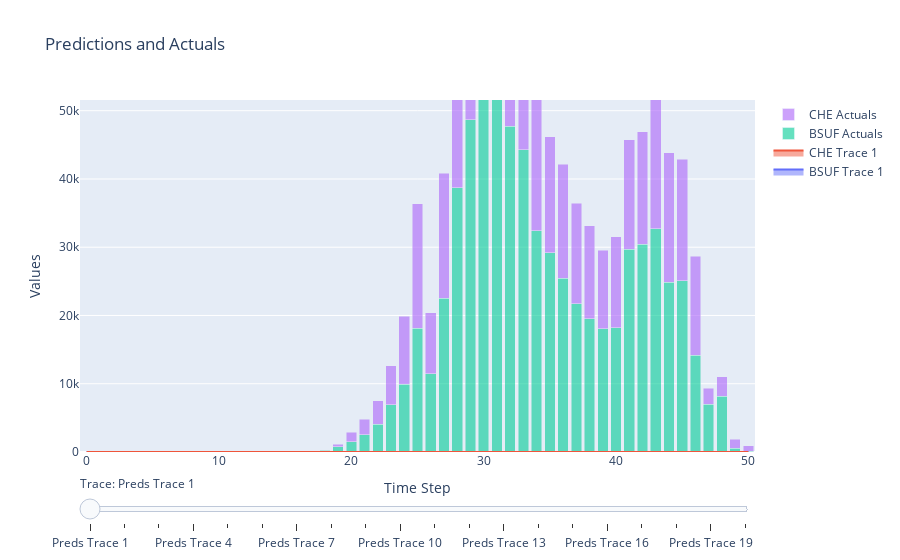

The notebook cell saved with this chart:
### Code cell
fig7 = graphs.graph_harvest_stacked(year_preds_by_class,year_actuals_by_class,classes)
fig7.show()

### Figure 1 — Plotly figure (JSON) as saved in the notebook; plotly's stock layout.template omitted (floating-point values rounded to 4 significant figures)
{"data": [{"mode": "lines", "name": "BSUF Trace 1", "stackgroup": "group0", "type": "scatter", "visible": true, "x": [0, 1, 2, 3, 4, 5, 6, 7, 8, 9, 10, 11, 12, 13, 14, 15, 16, 17, 18, 19, 20, 21, 22, 23, 24, 25, 26, 27, 28, 29, 30, 31, 32, 33, 34, 35, 36, 37, 38, 39, 40, 41, 42, 43, 44, 45, 46, 47, 48, 49, 50], "y": [0.0, 0.0, 0.0, 0.0, 0.0, 0.0, 0.0, 0.0, 0.0, 0.0, 0.0, 0.0, 0.0, 0.0, 0.0, 0.0, 0.0, 0.0, 0.0, 0.0, 0.0, 0.0, 0.0, 0.0, 0.0, 0.0, 0.0, 0.0, 0.0, 0.0, 0.0, 0.0, 0.0, 0.0, 0.0, 0.0, 0.0, 0.0, 0.0, 0.0, 0.0, 0.0, 0.0, 0.0, 0.0, 0.0, 0.0, 0.0, 0.0, 0.0, 0.0]}, {"mode": "lines", "name": "CHE Trace 1", "stackgroup": "group0", "type": "scatter", "visible": true, "x": [0, 1, 2, 3, 4, 5, 6, 7, 8, 9, 10, 11, 12, 13, 14, 15, 16, 17, 18, 19, 20, 21, 22, 23, 24, 25, 26, 27, 28, 29, 30, 31, 32, 33, 34, 35, 36, 37, 38, 39, 40, 41, 42, 43, 44, 45, 46, 47, 48, 49, 50], "y": [0.0, 0.0, 0.0, 0.0, 0.0, 0.0, 0.0, 0.0, 0.0, 0.0, 0.0, 0.0, 0.0, 0.0, 0.0, 0.0, 0.0, 0.0, 0.0, 0.0, 0.0, 0.0, 0.0, 0.0, 0.0, 0.0, 0.0, 0.0, 0.0, 0.0, 0.0, 0.0, 0.0, 0.0, 0.0, 0.0, 0.0, 0.0, 0.0, 0.0, 0.0, 0.0, 0.0, 0.0, 0.0, 0.0, 0.0, 0.0, 0.0, 0.0, 0.0]}, {"mode": "lines", "name": "BSUF Trace 2", "stackgroup": "group1", "type": "scatter", "visible": false, "x": [0, 1, 2, 3, 4, 5, 6, 7, 8, 9, 10, 11, 12, 13, 14, 15, 16, 17, 18, 19, 20, 21, 22, 23, 24, 25, 26, 27, 28, 29, 30, 31, 32, 33, 34, 35, 36, 37, 38, 39, 40, 41, 42, 43, 44, 45, 46, 47, 48, 49, 50], "y": [0.0, 0.0, 0.0, 0.0, 0.0, 0.0, 0.0, 0.0, 0.0, 0.0, 0.0, 0.0, 0.0, 0.0, 0.0, 0.0, 0.0, 0.0, 0.0, 0.0, 0.0, 0.0, 0.0, 0.0, 0.0, 0.0, 0.0, 0.0, 0.0, 0.0, 0.0, 0.0, 0.0, 0.0, 0.0, 0.0, 0.0, 0.0, 0.0, 0.0, 0.0, 0.0, 0.0, 0.0, 0.0, 0.0, 0.0, 0.0, 0.0, 0.0, 0.0]}, {"mode": "lines", "name": "CHE Trace 2", "stackgroup": "group1", "type": "scatter", "visible": false, "x": [0, 1, 2, 3, 4, 5, 6, 7, 8, 9, 10, 11, 12, 13, 14, 15, 16, 17, 18, 19, 20, 21, 22, 23, 24, 25, 26, 27, 28, 29, 30, 31, 32, 33, 34, 35, 36, 37, 38, 39, 40, 41, 42, 43, 44, 45, 46, 47, 48, 49, 50], "y": [0.0, 0.0, 0.0, 0.0, 0.0, 0.0, 0.0, 0.0, 0.0, 0.0, 0.0, 0.0, 0.0, 0.0, 0.0, 0.0, 0.0, 0.0, 0.0, 0.0, 0.0, 0.0, 0.0, 0.0, 0.0, 0.0, 0.0, 0.0, 0.0, 0.0, 0.0, 0.0, 0.0, 0.0, 0.0, 0.0, 0.0, 0.0, 0.0, 0.0, 0.0, 0.0, 0.0, 0.0, 0.0, 0.0, 0.0, 0.0, 0.0, 0.0, 0.0]}, {"mode": "lines", "name": "BSUF Trace 3", "stackgroup": "group2", "type": "scatter", "visible": false, "x": [0, 1, 2, 3, 4, 5, 6, 7, 8, 9, 10, 11, 12, 13, 14, 15, 16, 17, 18, 19, 20, 21, 22, 23, 24, 25, 26, 27, 28, 29, 30, 31, 32, 33, 34, 35, 36, 37, 38, 39, 40, 41, 42, 43, 44, 45, 46, 47, 48, 49, 50], "y": [0.0, 0.0, 0.0, 0.0, 0.0, 0.0, 0.0, 0.0, 0.0, 0.0, 0.0, 0.0, 0.0, 0.0, 0.0, 0.0, 0.0, 0.0, 0.0, 0.0, 0.0, 0.0, 0.0, 0.0, 0.0, 0.0, 0.0, 0.0, 0.0, 0.0, 0.0, 0.0, 0.0, 0.0, 0.0, 0.0, 0.0, 0.0, 0.0, 0.0, 0.0, 0.0, 0.0, 0.0, 0.0, 0.0, 0.0, 0.0, 0.0, 0.0, 0.0]}, {"mode": "lines", "name": "CHE Trace 3", "stackgroup": "group2", "type": "scatter", "visible": false, "x": [0, 1, 2, 3, 4, 5, 6, 7, 8, 9, 10, 11, 12, 13, 14, 15, 16, 17, 18, 19, 20, 21, 22, 23, 24, 25, 26, 27, 28, 29, 30, 31, 32, 33, 34, 35, 36, 37, 38, 39, 40, 41, 42, 43, 44, 45, 46, 47, 48, 49, 50], "y": [0.0, 0.0, 0.0, 0.0, 0.0, 0.0, 0.0, 0.0, 0.0, 0.0, 0.0, 0.0, 0.0, 0.0, 0.0, 0.0, 0.0, 0.0, 0.0, 0.0, 0.0, 0.0, 0.0, 0.0, 0.0, 0.0, 0.0, 0.0, 0.0, 0.0, 0.0, 0.0, 0.0, 0.0, 0.0, 0.0, 0.0, 0.0, 0.0, 0.0, 0.0, 0.0, 0.0, 0.0, 0.0, 0.0, 0.0, 0.0, 0.0, 0.0, 0.0]}, {"mode": "lines", "name": "BSUF Trace 4", "stackgroup": "group3", "type": "scatter", "visible": false, "x": [0, 1, 2, 3, 4, 5, 6, 7, 8, 9, 10, 11, 12, 13, 14, 15, 16, 17, 18, 19, 20, 21, 22, 23, 24, 25, 26, 27, 28, 29, 30, 31, 32, 33, 34, 35, 36, 37, 38, 39, 40, 41, 42, 43, 44, 45, 46, 47, 48, 49, 50], "y": [0.0, 0.0, 0.0, 0.0, 0.0, 0.0, 0.0, 0.0, 0.0, 0.0, 0.0, 0.0, 0.0, 0.0, 0.0, 0.0, 0.0, 0.0, 0.0, 0.0, 0.0, 0.0, 0.0, 0.0, 0.0, 0.0, 0.0, 0.0, 0.0, 0.0, 0.0, 0.0, 0.0, 0.0, 0.0, 0.0, 0.0, 0.0, 0.0, 0.0, 0.0, 0.0, 0.0, 0.0, 0.0, 0.0, 0.0, 0.0, 0.0, 0.0, 0.0]}, {"mode": "lines", "name": "CHE Trace 4", "stackgroup": "group3", "type": "scatter", "visible": false, "x": [0, 1, 2, 3, 4, 5, 6, 7, 8, 9, 10, 11, 12, 13, 14, 15, 16, 17, 18, 19, 20, 21, 22, 23, 24, 25, 26, 27, 28, 29, 30, 31, 32, 33, 34, 35, 36, 37, 38, 39, 40, 41, 42, 43, 44, 45, 46, 47, 48, 49, 50], "y": [0.0, 0.0, 0.0, 0.0, 0.0, 0.0, 0.0, 0.0, 0.0, 0.0, 0.0, 0.0, 0.0, 0.0, 0.0, 0.0, 0.0, 0.0, 0.0, 0.0, 0.0, 0.0, 0.0, 0.0, 0.0, 0.0, 0.0, 0.0, 0.0, 0.0, 0.0, 0.0, 0.0, 0.0, 0.0, 0.0, 0.0, 0.0, 0.0, 0.0, 0.0, 0.0, 0.0, 0.0, 0.0, 0.0, 0.0, 0.0, 0.0, 0.0, 0.0]}, {"mode": "lines", "name": "BSUF Trace 5", "stackgroup": "group4", "type": "scatter", "visible": false, "x": [0, 1, 2, 3, 4, 5, 6, 7, 8, 9, 10, 11, 12, 13, 14, 15, 16, 17, 18, 19, 20, 21, 22, 23, 24, 25, 26, 27, 28, 29, 30, 31, 32, 33, 34, 35, 36, 37, 38, 39, 40, 41, 42, 43, 44, 45, 46, 47, 48, 49, 50], "y": [0.0, 0.0, 0.0, 0.0, 0.0, 0.0, 0.0, 0.0, 0.0, 0.0, 0.0, 0.0, 0.0, 0.0, 0.0, 0.0, 0.0, 0.0, 0.0, 0.0, 0.0, 0.0, 0.0, 0.0, 0.0, 0.0, 0.0, 0.0, 0.0, 0.0, 0.0, 0.0, 0.0, 0.0, 0.0, 0.0, 0.0, 0.0, 0.0, 0.0, 0.0, 0.0, 0.0, 0.0, 0.0, 0.0, 0.0, 0.0, 0.0, 0.0, 0.0]}, {"mode": "lines", "name": "CHE Trace 5", "stackgroup": "group4", "type": "scatter", "visible": false, "x": [0, 1, 2, 3, 4, 5, 6, 7, 8, 9, 10, 11, 12, 13, 14, 15, 16, 17, 18, 19, 20, 21, 22, 23, 24, 25, 26, 27, 28, 29, 30, 31, 32, 33, 34, 35, 36, 37, 38, 39, 40, 41, 42, 43, 44, 45, 46, 47, 48, 49, 50], "y": [0.0, 0.0, 0.0, 0.0, 0.0, 0.0, 0.0, 0.0, 0.0, 0.0, 0.0, 0.0, 0.0, 0.0, 0.0, 0.0, 0.0, 0.0, 0.0, 0.0, 0.0, 0.0, 0.0, 0.0, 0.0, 0.0, 0.0, 0.0, 0.0, 0.0, 0.0, 0.0, 0.0, 0.0, 0.0, 0.0, 0.0, 0.0, 0.0, 0.0, 0.0, 0.0, 0.0, 0.0, 0.0, 0.0, 0.0, 0.0, 0.0, 0.0, 0.0]}, {"mode": "lines", "name": "BSUF Trace 6", "stackgroup": "group5", "type": "scatter", "visible": false, "x": [0, 1, 2, 3, 4, 5, 6, 7, 8, 9, 10, 11, 12, 13, 14, 15, 16, 17, 18, 19, 20, 21, 22, 23, 24, 25, 26, 27, 28, 29, 30, 31, 32, 33, 34, 35, 36, 37, 38, 39, 40, 41, 42, 43, 44, 45, 46, 47, 48, 49, 50], "y": [0.0, 0.0, 0.0, 0.0, 0.0, 0.0, 0.0, 0.0, 0.0, 3.02, 3.13, 11.94, 9.185, 93.5, 195.3, 380.7, 664.5, 647.1, 916.0, 1064.0, 1307.0, 1698.0, 1927.0, 2195.0, 2534.0, 2881.0, 3083.0, 3646.0, 3901.0, 3819.0, 4267.0, 4112.0, 4111.0, 4228.0, 3902.0, 3630.0, 3635.0, 3372.0, 3589.0, 3940.0, 3680.0, 3546.0, 3399.0, 3434.0, 2919.0, 2990.0, 2208.0, 1364.0, 913.0, 314.9, 245.8]}, {"mode": "lines", "name": "CHE Trace 6", "stackgroup": "group5", "type": "scatter", "visible": false, "x": [0, 1, 2, 3, 4, 5, 6, 7, 8, 9, 10, 11, 12, 13, 14, 15, 16, 17, 18, 19, 20, 21, 22, 23, 24, 25, 26, 27, 28, 29, 30, 31, 32, 33, 34, 35, 36, 37, 38, 39, 40, 41, 42, 43, 44, 45, 46, 47, 48, 49, 50], "y": [0.0, 0.0, 0.0, 0.0, 0.0, 0.0, 0.0, 0.0, 0.0, 1.605, 1.385, 7.757, 5.963, 47.43, 98.05, 233.7, 430.1, 425.5, 644.9, 814.2, 926.8, 1244.0, 1500.0, 1980.0, 2773.0, 3242.0, 3978.0, 4708.0, 5120.0, 5128.0, 5665.0, 5694.0, 5756.0, 5723.0, 4889.0, 4276.0, 3708.0, 2934.0, 2990.0, 3156.0, 2813.0, 2756.0, 2518.0, 2474.0, 1813.0, 1970.0, 1748.0, 843.7, 539.2, 276.0, 120.4]}, {"mode": "lines", "name": "BSUF Trace 7", "stackgroup": "group6", "type": "scatter", "visible": false, "x": [0, 1, 2, 3, 4, 5, 6, 7, 8, 9, 10, 11, 12, 13, 14, 15, 16, 17, 18, 19, 20, 21, 22, 23, 24, 25, 26, 27, 28, 29, 30, 31, 32, 33, 34, 35, 36, 37, 38, 39, 40, 41, 42, 43, 44, 45, 46, 47, 48, 49, 50], "y": [0.0, 0.0, 0.0, 0.0, 0.0, 0.0, 0.0, 0.0, 0.0, 0.0, 3.146, 4.869, 9.238, 93.79, 190.5, 381.9, 660.9, 643.8, 918.8, 1057.0, 1305.0, 1694.0, 1924.0, 2196.0, 2541.0, 2884.0, 3086.0, 3653.0, 3912.0, 3823.0, 4279.0, 4116.0, 4110.0, 4279.0, 3904.0, 3640.0, 3642.0, 3382.0, 3601.0, 3952.0, 3691.0, 3557.0, 3410.0, 3445.0, 2928.0, 3000.0, 2215.0, 1369.0, 915.6, 315.8, 246.6]}, {"mode": "lines", "name": "CHE Trace 7", "stackgroup": "group6", "type": "scatter", "visible": false, "x": [0, 1, 2, 3, 4, 5, 6, 7, 8, 9, 10, 11, 12, 13, 14, 15, 16, 17, 18, 19, 20, 21, 22, 23, 24, 25, 26, 27, 28, 29, 30, 31, 32, 33, 34, 35, 36, 37, 38, 39, 40, 41, 42, 43, 44, 45, 46, 47, 48, 49, 50], "y": [0.0, 0.0, 0.0, 0.0, 0.0, 0.0, 0.0, 0.0, 0.0, 0.0, 1.393, 2.15, 5.998, 47.59, 92.67, 234.4, 429.6, 419.2, 646.9, 797.0, 922.0, 1234.0, 1487.0, 1980.0, 2781.0, 3243.0, 3988.0, 4717.0, 5135.0, 5134.0, 5682.0, 5710.0, 5759.0, 5807.0, 4900.0, 4287.0, 3717.0, 2943.0, 2999.0, 3166.0, 2822.0, 2765.0, 2526.0, 2482.0, 1819.0, 1977.0, 1755.0, 847.0, 540.8, 276.8, 120.8]}, {"mode": "lines", "name": "BSUF Trace 8", "stackgroup": "group7", "type": "scatter", "visible": false, "x": [0, 1, 2, 3, 4, 5, 6, 7, 8, 9, 10, 11, 12, 13, 14, 15, 16, 17, 18, 19, 20, 21, 22, 23, 24, 25, 26, 27, 28, 29, 30, 31, 32, 33, 34, 35, 36, 37, 38, 39, 40, 41, 42, 43, 44, 45, 46, 47, 48, 49, 50], "y": [0.0, 0.0, 0.0, 0.0, 0.0, 0.0, 0.0, 0.0, 0.0, 0.0, 0.0, 4.873, 1.735, 93.93, 190.8, 376.6, 661.9, 638.9, 914.2, 1059.0, 1296.0, 1690.0, 1916.0, 2189.0, 2539.0, 2888.0, 3084.0, 3652.0, 3913.0, 3828.0, 4371.0, 4121.0, 4108.0, 4272.0, 3948.0, 3636.0, 3647.0, 3382.0, 3605.0, 3957.0, 3696.0, 3561.0, 3414.0, 3450.0, 2932.0, 3004.0, 2218.0, 1371.0, 916.9, 316.2, 246.9]}, {"mode": "lines", "name": "CHE Trace 8", "stackgroup": "group7", "type": "scatter", "visible": false, "x": [0, 1, 2, 3, 4, 5, 6, 7, 8, 9, 10, 11, 12, 13, 14, 15, 16, 17, 18, 19, 20, 21, 22, 23, 24, 25, 26, 27, 28, 29, 30, 31, 32, 33, 34, 35, 36, 37, 38, 39, 40, 41, 42, 43, 44, 45, 46, 47, 48, 49, 50], "y": [0.0, 0.0, 0.0, 0.0, 0.0, 0.0, 0.0, 0.0, 0.0, 0.0, 0.0, 2.152, 0.8412, 47.65, 92.83, 229.4, 430.2, 418.0, 640.7, 798.1, 904.1, 1228.0, 1477.0, 1967.0, 2779.0, 3248.0, 3987.0, 4721.0, 5137.0, 5141.0, 5680.0, 5718.0, 5767.0, 5803.0, 5414.0, 4289.0, 3720.0, 2946.0, 3003.0, 3170.0, 2826.0, 2769.0, 2529.0, 2485.0, 1821.0, 1979.0, 1757.0, 847.9, 541.5, 277.2, 120.9]}, {"mode": "lines", "name": "BSUF Trace 9", "stackgroup": "group8", "type": "scatter", "visible": false, "x": [0, 1, 2, 3, 4, 5, 6, 7, 8, 9, 10, 11, 12, 13, 14, 15, 16, 17, 18, 19, 20, 21, 22, 23, 24, 25, 26, 27, 28, 29, 30, 31, 32, 33, 34, 35, 36, 37, 38, 39, 40, 41, 42, 43, 44, 45, 46, 47, 48, 49, 50], "y": [0.0, 0.0, 0.0, 0.0, 0.0, 0.0, 0.0, 0.0, 0.0, 0.0, 0.0, 0.0, 1.74, 82.95, 191.0, 376.9, 653.7, 639.4, 906.1, 1051.0, 1297.0, 1677.0, 1909.0, 2176.0, 2526.0, 2882.0, 3086.0, 3645.0, 3908.0, 3824.0, 4374.0, 4208.0, 4111.0, 4263.0, 3931.0, 3960.0, 3635.0, 3385.0, 3613.0, 3959.0, 3698.0, 3564.0, 3416.0, 3452.0, 2934.0, 3006.0, 2220.0, 1372.0, 917.8, 316.9, 247.4]}, {"mode": "lines", "name": "CHE Trace 9", "stackgroup": "group8", "type": "scatter", "visible": false, "x": [0, 1, 2, 3, 4, 5, 6, 7, 8, 9, 10, 11, 12, 13, 14, 15, 16, 17, 18, 19, 20, 21, 22, 23, 24, 25, 26, 27, 28, 29, 30, 31, 32, 33, 34, 35, 36, 37, 38, 39, 40, 41, 42, 43, 44, 45, 46, 47, 48, 49, 50], "y": [0.0, 0.0, 0.0, 0.0, 0.0, 0.0, 0.0, 0.0, 0.0, 0.0, 0.0, 0.0, 0.8436, 40.02, 92.91, 229.6, 422.6, 418.4, 638.8, 788.2, 904.7, 1204.0, 1467.0, 1950.0, 2758.0, 3243.0, 3990.0, 4714.0, 5138.0, 5136.0, 5684.0, 5710.0, 5771.0, 5807.0, 5399.0, 5075.0, 3717.0, 2945.0, 3002.0, 3172.0, 2828.0, 2770.0, 2531.0, 2486.0, 1822.0, 1980.0, 1758.0, 848.3, 541.9, 277.4, 121.0]}, {"mode": "lines", "name": "BSUF Trace 10", "stackgroup": "group9", "type": "scatter", "visible": false, "x": [0, 1, 2, 3, 4, 5, 6, 7, 8, 9, 10, 11, 12, 13, 14, 15, 16, 17, 18, 19, 20, 21, 22, 23, 24, 25, 26, 27, 28, 29, 30, 31, 32, 33, 34, 35, 36, 37, 38, 39, 40, 41, 42, 43, 44, 45, 46, 47, 48, 49, 50], "y": [0.0, 0.0, 0.0, 0.0, 0.0, 0.0, 0.0, 0.0, 0.0, 0.0, 0.0, 0.0, 0.0, 82.98, 187.9, 377.1, 653.9, 637.3, 906.5, 1049.0, 1296.0, 1678.0, 1906.0, 2175.0, 2523.0, 2889.0, 3086.0, 3647.0, 3907.0, 3824.0, 4375.0, 4210.0, 4698.0, 4265.0, 3930.0, 3965.0, 4828.0, 3383.0, 3615.0, 4001.0, 3700.0, 3566.0, 3418.0, 3454.0, 2935.0, 3007.0, 2221.0, 1372.0, 918.2, 316.9, 247.5]}, {"mode": "lines", "name": "CHE Trace 10", "stackgroup": "group9", "type": "scatter", "visible": false, "x": [0, 1, 2, 3, 4, 5, 6, 7, 8, 9, 10, 11, 12, 13, 14, 15, 16, 17, 18, 19, 20, 21, 22, 23, 24, 25, 26, 27, 28, 29, 30, 31, 32, 33, 34, 35, 36, 37, 38, 39, 40, 41, 42, 43, 44, 45, 46, 47, 48, 49, 50], "y": [0.0, 0.0, 0.0, 0.0, 0.0, 0.0, 0.0, 0.0, 0.0, 0.0, 0.0, 0.0, 0.0, 40.03, 90.56, 229.7, 422.8, 416.2, 639.0, 787.7, 902.1, 1205.0, 1461.0, 1948.0, 2753.0, 3238.0, 3989.0, 4716.0, 5339.0, 5138.0, 5756.0, 5713.0, 5940.0, 5810.0, 5402.0, 5073.0, 5104.0, 2946.0, 3004.0, 3186.0, 2830.0, 2772.0, 2532.0, 2488.0, 1823.0, 1981.0, 1759.0, 848.9, 542.5, 277.9, 121.4]}, {"mode": "lines", "name": "BSUF Trace 11", "stackgroup": "group10", "type": "scatter", "visible": false, "x": [0, 1, 2, 3, 4, 5, 6, 7, 8, 9, 10, 11, 12, 13, 14, 15, 16, 17, 18, 19, 20, 21, 22, 23, 24, 25, 26, 27, 28, 29, 30, 31, 32, 33, 34, 35, 36, 37, 38, 39, 40, 41, 42, 43, 44, 45, 46, 47, 48, 49, 50], "y": [0.0, 0.0, 0.0, 0.0, 0.0, 0.0, 0.0, 0.0, 0.0, 0.0, 0.0, 0.0, 0.0, 0.0, 187.9, 188.7, 654.1, 637.4, 761.1, 1049.0, 1148.0, 1532.0, 1907.0, 1934.0, 2421.0, 2734.0, 3005.0, 3505.0, 3909.0, 3678.0, 4232.0, 4113.0, 4701.0, 6286.0, 3933.0, 3771.0, 4596.0, 4481.0, 3370.0, 4003.0, 3695.0, 3568.0, 3420.0, 3456.0, 2937.0, 3009.0, 2222.0, 1373.0, 918.6, 317.3, 247.7]}, {"mode": "lines", "name": "CHE Trace 11", "stackgroup": "group10", "type": "scatter", "visible": false, "x": [0, 1, 2, 3, 4, 5, 6, 7, 8, 9, 10, 11, 12, 13, 14, 15, 16, 17, 18, 19, 20, 21, 22, 23, 24, 25, 26, 27, 28, 29, 30, 31, 32, 33, 34, 35, 36, 37, 38, 39, 40, 41, 42, 43, 44, 45, 46, 47, 48, 49, 50], "y": [0.0, 0.0, 0.0, 0.0, 0.0, 0.0, 0.0, 0.0, 0.0, 0.0, 0.0, 0.0, 0.0, 0.0, 90.58, 91.29, 422.8, 416.3, 497.3, 787.9, 857.2, 1015.0, 1461.0, 1482.0, 2565.0, 2909.0, 3679.0, 4578.0, 5341.0, 5652.0, 5711.0, 5795.0, 5942.0, 5992.0, 5404.0, 5075.0, 5155.0, 3799.0, 2910.0, 3141.0, 2834.0, 2774.0, 2534.0, 2490.0, 1824.0, 1982.0, 1760.0, 849.0, 542.5, 277.9, 121.4]}, {"mode": "lines", "name": "BSUF Trace 12", "stackgroup": "group11", "type": "scatter", "visible": false, "x": [0, 1, 2, 3, 4, 5, 6, 7, 8, 9, 10, 11, 12, 13, 14, 15, 16, 17, 18, 19, 20, 21, 22, 23, 24, 25, 26, 27, 28, 29, 30, 31, 32, 33, 34, 35, 36, 37, 38, 39, 40, 41, 42, 43, 44, 45, 46, 47, 48, 49, 50], "y": [0.0, 0.0, 0.0, 0.0, 0.0, 0.0, 0.0, 0.0, 0.0, 0.0, 0.0, 0.0, 0.0, 0.0, 0.0, 188.7, 227.4, 637.4, 761.1, 719.5, 1148.0, 1197.0, 1575.0, 1934.0, 1874.0, 2535.0, 3150.0, 3745.0, 3584.0, 3679.0, 5349.0, 4612.0, 4669.0, 6288.0, 7935.0, 3773.0, 4234.0, 4594.0, 4484.0, 3519.0, 3698.0, 3782.0, 3423.0, 3458.0, 2939.0, 3011.0, 2223.0, 1373.0, 919.4, 317.3, 247.7]}, {"mode": "lines", "name": "CHE Trace 12", "stackgroup": "group11", "type": "scatter", "visible": false, "x": [0, 1, 2, 3, 4, 5, 6, 7, 8, 9, 10, 11, 12, 13, 14, 15, 16, 17, 18, 19, 20, 21, 22, 23, 24, 25, 26, 27, 28, 29, 30, 31, 32, 33, 34, 35, 36, 37, 38, 39, 40, 41, 42, 43, 44, 45, 46, 47, 48, 49, 50], "y": [0.0, 0.0, 0.0, 0.0, 0.0, 0.0, 0.0, 0.0, 0.0, 0.0, 0.0, 0.0, 0.0, 0.0, 0.0, 91.3, 109.5, 416.3, 497.3, 467.0, 857.3, 913.8, 1032.0, 1482.0, 1514.0, 2538.0, 3270.0, 4498.0, 5029.0, 5654.0, 7908.0, 5692.0, 6277.0, 5994.0, 5846.0, 5077.0, 5156.0, 4502.0, 3524.0, 3035.0, 2738.0, 2870.0, 2535.0, 2491.0, 1825.0, 1983.0, 1760.0, 849.5, 543.1, 278.2, 121.4]}, {"mode": "lines", "name": "BSUF Trace 13", "stackgroup": "group12", "type": "scatter", "visible": false, "x": [0, 1, 2, 3, 4, 5, 6, 7, 8, 9, 10, 11, 12, 13, 14, 15, 16, 17, 18, 19, 20, 21, 22, 23, 24, 25, 26, 27, 28, 29, 30, 31, 32, 33, 34, 35, 36, 37, 38, 39, 40, 41, 42, 43, 44, 45, 46, 47, 48, 49, 50], "y": [0.0, 0.0, 0.0, 0.0, 0.0, 0.0, 0.0, 0.0, 0.0, 0.0, 0.0, 0.0, 0.0, 0.0, 0.0, 0.0, 227.4, 209.1, 761.1, 719.5, 817.1, 1197.0, 1362.0, 1651.0, 1875.0, 2100.0, 3267.0, 6287.0, 5931.0, 3908.0, 5352.0, 8112.0, 6573.0, 6432.0, 7936.0, 9914.0, 4235.0, 5771.0, 5448.0, 3965.0, 3989.0, 3782.0, 3756.0, 3459.0, 2940.0, 3012.0, 2224.0, 1374.0, 919.7, 317.3, 247.7]}, {"mode": "lines", "name": "CHE Trace 13", "stackgroup": "group12", "type": "scatter", "visible": false, "x": [0, 1, 2, 3, 4, 5, 6, 7, 8, 9, 10, 11, 12, 13, 14, 15, 16, 17, 18, 19, 20, 21, 22, 23, 24, 25, 26, 27, 28, 29, 30, 31, 32, 33, 34, 35, 36, 37, 38, 39, 40, 41, 42, 43, 44, 45, 46, 47, 48, 49, 50], "y": [0.0, 0.0, 0.0, 0.0, 0.0, 0.0, 0.0, 0.0, 0.0, 0.0, 0.0, 0.0, 0.0, 0.0, 0.0, 0.0, 109.5, 100.9, 497.3, 467.0, 534.4, 913.8, 929.5, 1050.0, 1514.0, 1479.0, 3217.0, 5059.0, 5647.0, 5356.0, 7910.0, 9713.0, 6173.0, 7592.0, 5849.0, 7287.0, 5158.0, 4503.0, 5843.0, 3188.0, 2748.0, 2773.0, 2899.0, 2492.0, 1826.0, 1984.0, 1761.0, 849.5, 543.2, 278.2, 121.4]}, {"mode": "lines", "name": "BSUF Trace 14", "stackgroup": "group13", "type": "scatter", "visible": false, "x": [0, 1, 2, 3, 4, 5, 6, 7, 8, 9, 10, 11, 12, 13, 14, 15, 16, 17, 18, 19, 20, 21, 22, 23, 24, 25, 26, 27, 28, 29, 30, 31, 32, 33, 34, 35, 36, 37, 38, 39, 40, 41, 42, 43, 44, 45, 46, 47, 48, 49, 50], "y": [0.0, 0.0, 0.0, 0.0, 0.0, 0.0, 0.0, 0.0, 0.0, 0.0, 0.0, 0.0, 0.0, 0.0, 0.0, 0.0, 29.01, 209.6, 267.9, 720.5, 818.2, 798.1, 1363.0, 1571.0, 1717.0, 2101.0, 3445.0, 7296.0, 11970.0, 8959.0, 6733.0, 8113.0, 12160.0, 10330.0, 9439.0, 9915.0, 12310.0, 5772.0, 7205.0, 5882.0, 5017.0, 4160.0, 3756.0, 4312.0, 2940.0, 3012.0, 2224.0, 1374.0, 919.5, 317.1, 247.6]}, {"mode": "lines", "name": "CHE Trace 14", "stackgroup": "group13", "type": "scatter", "visible": false, "x": [0, 1, 2, 3, 4, 5, 6, 7, 8, 9, 10, 11, 12, 13, 14, 15, 16, 17, 18, 19, 20, 21, 22, 23, 24, 25, 26, 27, 28, 29, 30, 31, 32, 33, 34, 35, 36, 37, 38, 39, 40, 41, 42, 43, 44, 45, 46, 47, 48, 49, 50], "y": [0.0, 0.0, 0.0, 0.0, 0.0, 0.0, 0.0, 0.0, 0.0, 0.0, 0.0, 0.0, 0.0, 0.0, 0.0, 0.0, 0.0, 100.9, 117.6, 467.0, 534.4, 524.5, 929.4, 926.6, 1009.0, 1480.0, 2465.0, 5377.0, 8642.0, 8461.0, 7739.0, 9716.0, 11840.0, 7497.0, 9262.0, 7289.0, 8782.0, 4504.0, 5843.0, 7000.0, 3124.0, 3063.0, 2779.0, 3104.0, 1826.0, 1985.0, 1762.0, 850.1, 543.5, 278.2, 121.4]}, {"mode": "lines", "name": "BSUF Trace 15", "stackgroup": "group14", "type": "scatter", "visible": false, "x": [0, 1, 2, 3, 4, 5, 6, 7, 8, 9, 10, 11, 12, 13, 14, 15, 16, 17, 18, 19, 20, 21, 22, 23, 24, 25, 26, 27, 28, 29, 30, 31, 32, 33, 34, 35, 36, 37, 38, 39, 40, 41, 42, 43, 44, 45, 46, 47, 48, 49, 50], "y": [0.0, 0.0, 0.0, 0.0, 0.0, 0.0, 0.0, 0.0, 0.0, 0.0, 0.0, 0.0, 0.0, 0.0, 0.0, 0.0, 29.01, 104.5, 268.0, 502.6, 819.0, 798.9, 1334.0, 1573.0, 2305.0, 2466.0, 3446.0, 10290.0, 14870.0, 17640.0, 14200.0, 12000.0, 12160.0, 15850.0, 14130.0, 12280.0, 12310.0, 13780.0, 7205.0, 9017.0, 9984.0, 4789.0, 4395.0, 4313.0, 3999.0, 3013.0, 2224.0, 1374.0, 920.0, 317.3, 247.8]}, {"mode": "lines", "name": "CHE Trace 15", "stackgroup": "group14", "type": "scatter", "visible": false, "x": [0, 1, 2, 3, 4, 5, 6, 7, 8, 9, 10, 11, 12, 13, 14, 15, 16, 17, 18, 19, 20, 21, 22, 23, 24, 25, 26, 27, 28, 29, 30, 31, 32, 33, 34, 35, 36, 37, 38, 39, 40, 41, 42, 43, 44, 45, 46, 47, 48, 49, 50], "y": [0.0, 0.0, 0.0, 0.0, 0.0, 0.0, 0.0, 0.0, 0.0, 0.0, 0.0, 0.0, 0.0, 0.0, 0.0, 0.0, 0.0, 15.93, 118.0, 445.8, 535.6, 525.7, 774.8, 928.8, 898.2, 1902.0, 2467.0, 6238.0, 9864.0, 14120.0, 12840.0, 10030.0, 11840.0, 12770.0, 9236.0, 12080.0, 8783.0, 8113.0, 5844.0, 7000.0, 10060.0, 3304.0, 3141.0, 3014.0, 2710.0, 1985.0, 1762.0, 850.1, 543.5, 278.2, 121.4]}, {"mode": "lines", "name": "BSUF Trace 16", "stackgroup": "group15", "type": "scatter", "visible": false, "x": [0, 1, 2, 3, 4, 5, 6, 7, 8, 9, 10, 11, 12, 13, 14, 15, 16, 17, 18, 19, 20, 21, 22, 23, 24, 25, 26, 27, 28, 29, 30, 31, 32, 33, 34, 35, 36, 37, 38, 39, 40, 41, 42, 43, 44, 45, 46, 47, 48, 49, 50], "y": [0.0, 0.0, 0.0, 0.0, 0.0, 0.0, 0.0, 0.0, 0.0, 0.0, 0.0, 0.0, 0.0, 0.0, 0.0, 0.0, 29.01, 104.5, 237.5, 502.6, 895.7, 798.9, 1334.0, 1783.0, 2305.0, 4201.0, 4913.0, 10290.0, 22630.0, 21530.0, 23720.0, 22270.0, 17800.0, 15850.0, 20440.0, 16300.0, 15180.0, 13780.0, 13850.0, 9017.0, 13730.0, 20380.0, 5581.0, 4951.0, 3999.0, 4414.0, 2224.0, 1374.0, 919.8, 317.3, 247.8]}, {"mode": "lines", "name": "CHE Trace 16", "stackgroup": "group15", "type": "scatter", "visible": false, "x": [0, 1, 2, 3, 4, 5, 6, 7, 8, 9, 10, 11, 12, 13, 14, 15, 16, 17, 18, 19, 20, 21, 22, 23, 24, 25, 26, 27, 28, 29, 30, 31, 32, 33, 34, 35, 36, 37, 38, 39, 40, 41, 42, 43, 44, 45, 46, 47, 48, 49, 50], "y": [0.0, 0.0, 0.0, 0.0, 0.0, 0.0, 0.0, 0.0, 0.0, 0.0, 0.0, 0.0, 0.0, 0.0, 0.0, 0.0, 0.0, 15.93, 66.4, 445.9, 1254.0, 525.7, 774.8, 1036.0, 898.2, 1782.0, 4443.0, 6238.0, 11990.0, 16400.0, 20320.0, 17510.0, 12590.0, 12770.0, 14010.0, 12130.0, 14270.0, 8113.0, 7811.0, 7000.0, 10060.0, 14060.0, 3733.0, 3370.0, 2614.0, 3068.0, 1762.0, 850.1, 543.5, 278.2, 121.4]}, {"mode": "lines", "name": "BSUF Trace 17", "stackgroup": "group16", "type": "scatter", "visible": false, "x": [0, 1, 2, 3, 4, 5, 6, 7, 8, 9, 10, 11, 12, 13, 14, 15, 16, 17, 18, 19, 20, 21, 22, 23, 24, 25, 26, 27, 28, 29, 30, 31, 32, 33, 34, 35, 36, 37, 38, 39, 40, 41, 42, 43, 44, 45, 46, 47, 48, 49, 50], "y": [0.0, 0.0, 0.0, 0.0, 0.0, 0.0, 0.0, 0.0, 0.0, 0.0, 0.0, 0.0, 0.0, 0.0, 0.0, 0.0, 29.01, 104.5, 237.5, 737.0, 895.7, 1109.0, 1334.0, 1783.0, 3246.0, 4201.0, 7610.0, 13600.0, 22630.0, 35060.0, 27540.0, 31550.0, 27200.0, 21760.0, 20440.0, 23330.0, 17350.0, 15930.0, 13850.0, 13430.0, 13730.0, 26730.0, 23240.0, 7929.0, 5237.0, 4415.0, 3471.0, 1374.0, 920.0, 317.3, 247.8]}, {"mode": "lines", "name": "CHE Trace 17", "stackgroup": "group16", "type": "scatter", "visible": false, "x": [0, 1, 2, 3, 4, 5, 6, 7, 8, 9, 10, 11, 12, 13, 14, 15, 16, 17, 18, 19, 20, 21, 22, 23, 24, 25, 26, 27, 28, 29, 30, 31, 32, 33, 34, 35, 36, 37, 38, 39, 40, 41, 42, 43, 44, 45, 46, 47, 48, 49, 50], "y": [0.0, 0.0, 0.0, 0.0, 0.0, 0.0, 0.0, 0.0, 0.0, 0.0, 0.0, 0.0, 0.0, 0.0, 0.0, 0.0, 0.0, 15.93, 66.4, 431.2, 1254.0, 1799.0, 774.8, 1036.0, 1577.0, 1782.0, 4348.0, 11620.0, 11990.0, 20540.0, 22710.0, 25560.0, 19440.0, 13420.0, 14010.0, 16200.0, 14590.0, 12260.0, 7811.0, 7772.0, 10060.0, 14060.0, 17270.0, 4537.0, 2794.0, 2972.0, 2972.0, 850.1, 543.5, 278.2, 121.4]}, {"mode": "lines", "name": "BSUF Trace 18", "stackgroup": "group17", "type": "scatter", "visible": false, "x": [0, 1, 2, 3, 4, 5, 6, 7, 8, 9, 10, 11, 12, 13, 14, 15, 16, 17, 18, 19, 20, 21, 22, 23, 24, 25, 26, 27, 28, 29, 30, 31, 32, 33, 34, 35, 36, 37, 38, 39, 40, 41, 42, 43, 44, 45, 46, 47, 48, 49, 50], "y": [0.0, 0.0, 0.0, 0.0, 0.0, 0.0, 0.0, 0.0, 0.0, 0.0, 0.0, 0.0, 0.0, 0.0, 0.0, 0.0, 29.01, 104.5, 237.5, 737.0, 1532.0, 1109.0, 1861.0, 1783.0, 3246.0, 6754.0, 7610.0, 16980.0, 29040.0, 35060.0, 42310.0, 35270.0, 35420.0, 29370.0, 24400.0, 23330.0, 24590.0, 16550.0, 15560.0, 13430.0, 16750.0, 26730.0, 29250.0, 26150.0, 9904.0, 6076.0, 3471.0, 2528.0, 920.0, 317.3, 247.8]}, {"mode": "lines", "name": "CHE Trace 18", "stackgroup": "group17", "type": "scatter", "visible": false, "x": [0, 1, 2, 3, 4, 5, 6, 7, 8, 9, 10, 11, 12, 13, 14, 15, 16, 17, 18, 19, 20, 21, 22, 23, 24, 25, 26, 27, 28, 29, 30, 31, 32, 33, 34, 35, 36, 37, 38, 39, 40, 41, 42, 43, 44, 45, 46, 47, 48, 49, 50], "y": [0.0, 0.0, 0.0, 0.0, 0.0, 0.0, 0.0, 0.0, 0.0, 0.0, 0.0, 0.0, 0.0, 0.0, 0.0, 0.0, 0.0, 15.93, 66.4, 431.2, 1378.0, 1799.0, 2463.0, 1036.0, 1577.0, 4340.0, 4348.0, 11550.0, 19880.0, 20540.0, 27990.0, 28920.0, 25470.0, 18620.0, 14310.0, 16200.0, 17950.0, 12660.0, 11970.0, 7772.0, 10300.0, 14060.0, 17270.0, 20020.0, 4752.0, 3133.0, 2895.0, 2022.0, 543.2, 278.2, 121.4]}, {"mode": "lines", "name": "BSUF Trace 19", "stackgroup": "group18", "type": "scatter", "visible": false, "x": [0, 1, 2, 3, 4, 5, 6, 7, 8, 9, 10, 11, 12, 13, 14, 15, 16, 17, 18, 19, 20, 21, 22, 23, 24, 25, 26, 27, 28, 29, 30, 31, 32, 33, 34, 35, 36, 37, 38, 39, 40, 41, 42, 43, 44, 45, 46, 47, 48, 49, 50], "y": [0.0, 0.0, 0.0, 0.0, 0.0, 0.0, 0.0, 0.0, 0.0, 0.0, 0.0, 0.0, 0.0, 0.0, 0.0, 0.0, 29.01, 104.5, 237.5, 737.0, 1532.0, 2527.0, 1861.0, 4190.0, 3246.0, 6754.0, 11480.0, 16980.0, 33330.0, 44930.0, 42310.0, 48730.0, 38700.0, 35600.0, 27680.0, 24960.0, 24590.0, 22080.0, 15460.0, 14940.0, 16740.0, 28430.0, 29250.0, 31810.0, 19160.0, 11010.0, 5108.0, 2528.0, 1615.0, 317.3, 247.8]}, {"mode": "lines", "name": "CHE Trace 19", "stackgroup": "group18", "type": "scatter", "visible": false, "x": [0, 1, 2, 3, 4, 5, 6, 7, 8, 9, 10, 11, 12, 13, 14, 15, 16, 17, 18, 19, 20, 21, 22, 23, 24, 25, 26, 27, 28, 29, 30, 31, 32, 33, 34, 35, 36, 37, 38, 39, 40, 41, 42, 43, 44, 45, 46, 47, 48, 49, 50], "y": [0.0, 0.0, 0.0, 0.0, 0.0, 0.0, 0.0, 0.0, 0.0, 0.0, 0.0, 0.0, 0.0, 0.0, 0.0, 0.0, 0.0, 15.93, 66.4, 431.2, 1378.0, 2277.0, 2463.0, 4632.0, 1577.0, 4340.0, 8929.0, 11550.0, 19890.0, 31320.0, 27990.0, 35560.0, 28770.0, 23370.0, 16340.0, 16030.0, 17950.0, 15090.0, 12330.0, 10820.0, 10300.0, 13940.0, 17270.0, 20020.0, 18980.0, 4683.0, 3052.0, 1943.0, 1789.0, 278.2, 121.4]}, {"mode": "lines", "name": "BSUF Trace 20", "stackgroup": "group19", "type": "scatter", "visible": false, "x": [0, 1, 2, 3, 4, 5, 6, 7, 8, 9, 10, 11, 12, 13, 14, 15, 16, 17, 18, 19, 20, 21, 22, 23, 24, 25, 26, 27, 28, 29, 30, 31, 32, 33, 34, 35, 36, 37, 38, 39, 40, 41, 42, 43, 44, 45, 46, 47, 48, 49, 50], "y": [0.0, 0.0, 0.0, 0.0, 0.0, 0.0, 0.0, 0.0, 0.0, 0.0, 0.0, 0.0, 0.0, 0.0, 0.0, 0.0, 29.01, 104.5, 237.5, 737.0, 1532.0, 2527.0, 4079.0, 4190.0, 9942.0, 6754.0, 11480.0, 22530.0, 33330.0, 48690.0, 51570.0, 48730.0, 47690.0, 38100.0, 31130.0, 26420.0, 24660.0, 22080.0, 19510.0, 14550.0, 18560.0, 28430.0, 30450.0, 31810.0, 24900.0, 18850.0, 7579.0, 6151.0, 1615.0, 557.1, 247.4]}, {"mode": "lines", "name": "CHE Trace 20", "stackgroup": "group19", "type": "scatter", "visible": false, "x": [0, 1, 2, 3, 4, 5, 6, 7, 8, 9, 10, 11, 12, 13, 14, 15, 16, 17, 18, 19, 20, 21, 22, 23, 24, 25, 26, 27, 28, 29, 30, 31, 32, 33, 34, 35, 36, 37, 38, 39, 40, 41, 42, 43, 44, 45, 46, 47, 48, 49, 50], "y": [0.0, 0.0, 0.0, 0.0, 0.0, 0.0, 0.0, 0.0, 0.0, 0.0, 0.0, 0.0, 0.0, 0.0, 0.0, 0.0, 0.0, 15.93, 66.4, 431.2, 1378.0, 2277.0, 3431.0, 4632.0, 9949.0, 4340.0, 8929.0, 18340.0, 19890.0, 31330.0, 37680.0, 35560.0, 36120.0, 27140.0, 18030.0, 15740.0, 17620.0, 15090.0, 13670.0, 10860.0, 13430.0, 13940.0, 16480.0, 20020.0, 18980.0, 17820.0, 3720.0, 2449.0, 1843.0, 1314.0, 121.4]}, {"name": "BSUF Actuals", "opacity": 0.6, "type": "bar", "x": [0, 1, 2, 3, 4, 5, 6, 7, 8, 9, 10, 11, 12, 13, 14, 15, 16, 17, 18, 19, 20, 21, 22, 23, 24, 25, 26, 27, 28, 29, 30, 31, 32, 33, 34, 35, 36, 37, 38, 39, 40, 41, 42, 43, 44, 45, 46, 47, 48, 49, 50], "y": [0.0, 0.0, 0.0, 0.0, 0.0, 0.0, 0.0, 0.0, 0.0, 0.0, 0.0, 0.0, 0.0, 0.0, 0.0, 0.0, 29.01, 104.5, 237.5, 737.0, 1532.0, 2527.0, 4079.0, 6923.0, 9942.0, 18110.0, 11480.0, 22530.0, 38750.0, 48690.0, 54230.0, 55490.0, 47690.0, 44310.0, 32430.0, 29220.0, 25440.0, 21710.0, 19510.0, 18070.0, 18220.0, 29710.0, 30450.0, 32680.0, 24900.0, 25070.0, 14140.0, 6981.0, 8182.0, 557.1, 94.53]}, {"name": "CHE Actuals", "opacity": 0.6, "type": "bar", "x": [0, 1, 2, 3, 4, 5, 6, 7, 8, 9, 10, 11, 12, 13, 14, 15, 16, 17, 18, 19, 20, 21, 22, 23, 24, 25, 26, 27, 28, 29, 30, 31, 32, 33, 34, 35, 36, 37, 38, 39, 40, 41, 42, 43, 44, 45, 46, 47, 48, 49, 50], "y": [0.0, 0.0, 0.0, 0.0, 0.0, 0.0, 0.0, 0.0, 0.0, 0.0, 0.0, 0.0, 0.0, 0.0, 0.0, 0.0, 0.0, 15.93, 66.4, 431.2, 1378.0, 2277.0, 3431.0, 5743.0, 9949.0, 18300.0, 8929.0, 18340.0, 26830.0, 31330.0, 37730.0, 42840.0, 36120.0, 33360.0, 21030.0, 16990.0, 16720.0, 14730.0, 13670.0, 11520.0, 13350.0, 16020.0, 16480.0, 19400.0, 18980.0, 17820.0, 14510.0, 2373.0, 2810.0, 1344.0, 805.4]}], "layout": {"barmode": "stack", "sliders": [{"active": 0, "currentvalue": {"prefix": "Trace: "}, "len": 1, "pad": {"t": 20}, "steps": [{"args": [{"visible": [true, true, false, false, false, false, false, false, false, false, false, false, false, false, false, false, false, false, false, false, false, false, false, false, false, false, false, false, false, false, false, false, false, false, false, false, false, false, false, false, true, true]}], "label": "Preds Trace 1", "method": "update"}, {"args": [{"visible": [false, false, true, true, false, false, false, false, false, false, false, false, false, false, false, false, false, false, false, false, false, false, false, false, false, false, false, false, false, false, false, false, false, false, false, false, false, false, false, false, true, true]}], "label": "Preds Trace 2", "method": "update"}, {"args": [{"visible": [false, false, false, false, true, true, false, false, false, false, false, false, false, false, false, false, false, false, false, false, false, false, false, false, false, false, false, false, false, false, false, false, false, false, false, false, false, false, false, false, true, true]}], "label": "Preds Trace 3", "method": "update"}, {"args": [{"visible": [false, false, false, false, false, false, true, true, false, false, false, false, false, false, false, false, false, false, false, false, false, false, false, false, false, false, false, false, false, false, false, false, false, false, false, false, false, false, false, false, true, true]}], "label": "Preds Trace 4", "method": "update"}, {"args": [{"visible": [false, false, false, false, false, false, false, false, true, true, false, false, false, false, false, false, false, false, false, false, false, false, false, false, false, false, false, false, false, false, false, false, false, false, false, false, false, false, false, false, true, true]}], "label": "Preds Trace 5", "method": "update"}, {"args": [{"visible": [false, false, false, false, false, false, false, false, false, false, true, true, false, false, false, false, false, false, false, false, false, false, false, false, false, false, false, false, false, false, false, false, false, false, false, false, false, false, false, false, true, true]}], "label": "Preds Trace 6", "method": "update"}, {"args": [{"visible": [false, false, false, false, false, false, false, false, false, false, false, false, true, true, false, false, false, false, false, false, false, false, false, false, false, false, false, false, false, false, false, false, false, false, false, false, false, false, false, false, true, true]}], "label": "Preds Trace 7", "method": "update"}, {"args": [{"visible": [false, false, false, false, false, false, false, false, false, false, false, false, false, false, true, true, false, false, false, false, false, false, false, false, false, false, false, false, false, false, false, false, false, false, false, false, false, false, false, false, true, true]}], "label": "Preds Trace 8", "method": "update"}, {"args": [{"visible": [false, false, false, false, false, false, false, false, false, false, false, false, false, false, false, false, true, true, false, false, false, false, false, false, false, false, false, false, false, false, false, false, false, false, false, false, false, false, false, false, true, true]}], "label": "Preds Trace 9", "method": "update"}, {"args": [{"visible": [false, false, false, false, false, false, false, false, false, false, false, false, false, false, false, false, false, false, true, true, false, false, false, false, false, false, false, false, false, false, false, false, false, false, false, false, false, false, false, false, true, true]}], "label": "Preds Trace 10", "method": "update"}, {"args": [{"visible": [false, false, false, false, false, false, false, false, false, false, false, false, false, false, false, false, false, false, false, false, true, true, false, false, false, false, false, false, false, false, false, false, false, false, false, false, false, false, false, false, true, true]}], "label": "Preds Trace 11", "method": "update"}, {"args": [{"visible": [false, false, false, false, false, false, false, false, false, false, false, false, false, false, false, false, false, false, false, false, false, false, true, true, false, false, false, false, false, false, false, false, false, false, false, false, false, false, false, false, true, true]}], "label": "Preds Trace 12", "method": "update"}, {"args": [{"visible": [false, false, false, false, false, false, false, false, false, false, false, false, false, false, false, false, false, false, false, false, false, false, false, false, true, true, false, false, false, false, false, false, false, false, false, false, false, false, false, false, true, true]}], "label": "Preds Trace 13", "method": "update"}, {"args": [{"visible": [false, false, false, false, false, false, false, false, false, false, false, false, false, false, false, false, false, false, false, false, false, false, false, false, false, false, true, true, false, false, false, false, false, false, false, false, false, false, false, false, true, true]}], "label": "Preds Trace 14", "method": "update"}, {"args": [{"visible": [false, false, false, false, false, false, false, false, false, false, false, false, false, false, false, false, false, false, false, false, false, false, false, false, false, false, false, false, true, true, false, false, false, false, false, false, false, false, false, false, true, true]}], "label": "Preds Trace 15", "method": "update"}, {"args": [{"visible": [false, false, false, false, false, false, false, false, false, false, false, false, false, false, false, false, false, false, false, false, false, false, false, false, false, false, false, false, false, false, true, true, false, false, false, false, false, false, false, false, true, true]}], "label": "Preds Trace 16", "method": "update"}, {"args": [{"visible": [false, false, false, false, false, false, false, false, false, false, false, false, false, false, false, false, false, false, false, false, false, false, false, false, false, false, false, false, false, false, false, false, true, true, false, false, false, false, false, false, true, true]}], "label": "Preds Trace 17", "method": "update"}, {"args": [{"visible": [false, false, false, false, false, false, false, false, false, false, false, false, false, false, false, false, false, false, false, false, false, false, false, false, false, false, false, false, false, false, false, false, false, false, true, true, false, false, false, false, true, true]}], "label": "Preds Trace 18", "method": "update"}, {"args": [{"visible": [false, false, false, false, false, false, false, false, false, false, false, false, false, false, false, false, false, false, false, false, false, false, false, false, false, false, false, false, false, false, false, false, false, false, false, false, true, true, false, false, true, true]}], "label": "Preds Trace 19", "method": "update"}, {"args": [{"visible": [false, false, false, false, false, false, false, false, false, false, false, false, false, false, false, false, false, false, false, false, false, false, false, false, false, false, false, false, false, false, false, false, false, false, false, false, false, false, true, true, true, true]}], "label": "Preds Trace 20", "method": "update"}]}], "title": {"text": "Predictions and Actuals"}, "xaxis": {"title": {"text": "Time Step"}}, "yaxis": {"range": [0, 51570.0], "title": {"text": "Values"}}}}
